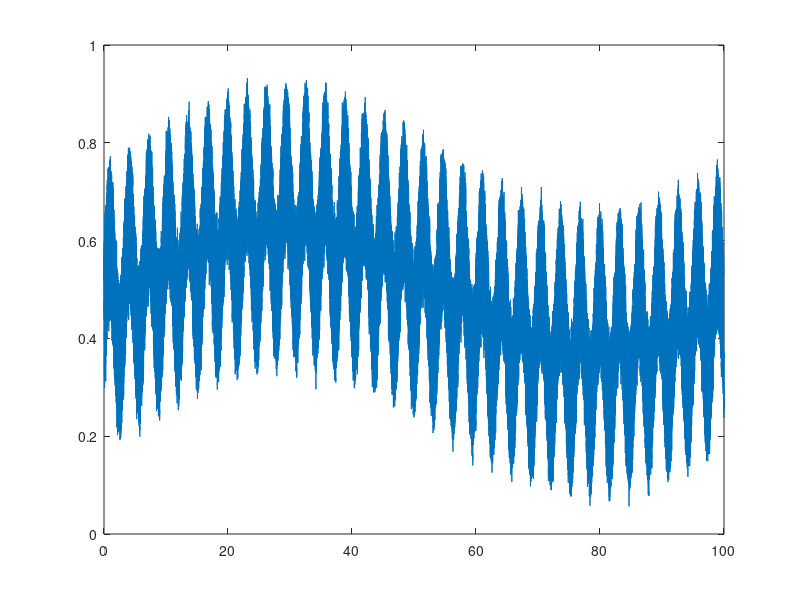

The MATLAB source for this figure: (Note: this script raises an error after producing the figure.)
% Neuro-Controller usig 2 layer MLP   
% Creator : Sohrab Rezaei
% Learning method: Gradian decent 
%% Initialization
close all;
clear;
clc;
epoch=100;
%% Time 
sample_time=1e-3;
time=0:sample_time:100; 
n_time=numel(time);

%% system Constants
x1_0=2; x2_0=1; x3_0=4;                               % initial conditions
J_t=0.03; B_m=1.1e-3; q_m=7.96e-7; C_f=0.104; P_s=1e7;  % system Constants
Beta_e=1.391e9; V_0=1.2e-4; C_im=1.69e-11; C_d=0.61;    % system Constants
W_s=0.008*pi; Ro=850; T_r=0.01; K_r=1.4e-4; K_q=1.66;   % system Constants
x1_sys=[x1_0,zeros(1,n_time+3)]';
x2_sys=[x2_0,zeros(1,n_time+3)]';
x3_sys=[x3_0,zeros(1,n_time+3)]';
y_sys=x1_sys;

%% input signal
freq1=logspace(-2,1,3);
freq2=logspace(1,2,5);
freq3=logspace(2,3,8);
freq=[freq1,freq2,freq3];
AA=[0.2*ones(1,numel(freq1)),0.015*ones(1,numel(freq2)),0.008*ones(1,numel(freq3))];
ft=2*pi*freq'*time;
uu=sin(ft)+cos(ft-2*pi/3);
u_in=AA*uu+1.5;
% u_in=randn(1,numel(u_in));


for j=3:n_time
        % System
        x_dot1=(1/J_t)*(-B_m*x1_sys(j-1)+q_m*x2_sys(j-1)-q_m*C_f*P_s);
        x_dot2=(2*Beta_e/V_0)*(-q_m*x1_sys(j-1)-C_im*x2_sys(j-1)+C_d*W_s*x3_sys(j-1)*sqrt((1/Ro)*(P_s-x2_sys(j-1))));
        x_dot3=(1/T_r)*(-x3_sys(j-1)+(K_r/K_q)*u_in(j));
        delta_x1=x_dot1*sample_time;
        delta_x2=x_dot2*sample_time;
        delta_x3=x_dot3*sample_time;
        x1_sys(j)=x1_sys(j-1)+delta_x1;
        x2_sys(j)=x2_sys(j-1)+delta_x2;
        x3_sys(j)=x3_sys(j-1)+delta_x3;
        y_sys(j)=x1_sys(j);
end
%% normalize
y_sys=y_sys(3:n_time);
u_in=u_in(3:n_time);
min_u=0;
max_u=3;
min_y=-22;
max_y=450;
y_sys=(y_sys-min_y)/(max_y-min_y);
u_in=(u_in-min_u)/(max_u-min_u);

%% Time 
time=time(3:n_time); 
n_time=numel(time);
figure(1);
plot(time,u_in)

%% data
data=[u_in(1:end-1)',u_in(2:end)', y_sys(1:end-1),y_sys(2:end)];
sizeData=size(data);
ro=sizeData(1);     % number of data sets
co=sizeData(2);     % number of inputs+target
train_rate=0.7;     % set train rate
estimate_rate=0.30; % set validation rate
test_rate=0.00;     % set test rate
num_of_train=round(train_rate*ro);
num_of_validation=round(estimate_rate*ro);
num_of_test=ro-(num_of_train+num_of_validation);
data_train=data(1:num_of_train,:);   % set train data
data_validation=data((num_of_train+1):(num_of_train+num_of_validation),:);% set validation data
data_test=data(ro-num_of_test:ro,:); % set test data 


%% Identifier
%% network structure
n=co-1; % number of inputs except X bias
n1=4; % number of cells in first layer
n2=1; % number of cells in second layer

%% hidden layer
L_b_w1=-1; % w1 lower bound
U_b_w1=1;  % w1 upper bound
w1=L_b_w1+(U_b_w1-L_b_w1)*rand(n1,n+1); % uniformly distributed random between variable [L_b_w1,U_b_w1] 
eta1=0.05; % set eta1
xb1=1;     % Bias

%% output layer
L_b_w2=-1; % w2 lower bound
U_b_w2=1;  % w2 upper bound
w2=L_b_w2+(U_b_w2-L_b_w2)*rand(n2,n1); % uniformly distributed random between variable [L_b_w2,U_b_w2] 
eta2=0.06; % set eta2
 
%% training the NN
for j = 1:epoch
 % train
    for i = 1:num_of_train
        x=[xb1 data_train(i,1:n)];  % set Inputs
        target=data_train(i,co);    % Set Target
        net1=w1*x';                 % set net1
        o1=logsig(net1);            % o1 = 1/(1+exp(-net1))
        net2=w2*o1;                 % set net2
        o2=logsig(net2);                    % o2 = net2
        e=target-o2;                % e(k)
        output_train(i,1)=o2;       % output(k)
        error_train(i,1)=e;
    % Gradian decent
        f1p=diag(o1.*(1-o1));       % d(o1)/d(net1)
        f2p=diag(o2.*(1-o2));
        delta_w1=eta1*e*f2p*(w2*f1p)'*x;% delata w1
        w1=w1+delta_w1;             % w1(k+1)
        delta_w2=(eta2*e*f2p*o1)';      % delata w2
        w2=w2+delta_w2;             % w2(k+1)
        
       
    end
    e_mse_train(j,1)=mse(error_train);
    
    % test
    for i = 1:num_of_validation
        x=[xb1 data_validation(i,1:n)]; % set Inputs
        target=data_validation(i,co);   % Set Target
        net1=w1*x';                 
        o1=logsig(net1);
        net2=w2*o1;
        o2=logsig(net2);
        e=target-o2;
        output_validation(i,1)=o2;
        error_validation(i,1)=e;
    end
    e_mse_validation(j,1)=mse(error_validation);
    
    % this function prevents validation error to increase
    if j > 50
        c2=e_mse_validation(j,1)-e_mse_validation(j-1,1); 
        if c2 > 0
            disp('validation error is increasing')
            break;
        end
    end
    
  % plot
    
  figure(2);
  subplot(2,2,1),plot(data_train(:,co),'-r');
  title('Data train')
  hold on;
  subplot(2,2,1),plot(output_train,'-b');
  
  hold off;
  subplot(2,2,2),semilogy(e_mse_train(1:j,1),'-r');
  title('Error train')
  hold off;
  
  subplot(2,2,3),plot(data_validation(:,co),'-r');
  hold on;
  subplot(2,2,3),plot(output_validation,'-b');
  title('Data validation')
  hold off;
  subplot(2,2,4),plot(e_mse_validation(1:j,1),'-r');
  title('Error validation')
  sgtitle('Gradian decent - Identification results')
  hold off;
  
%   pause(0.05);
    
end



